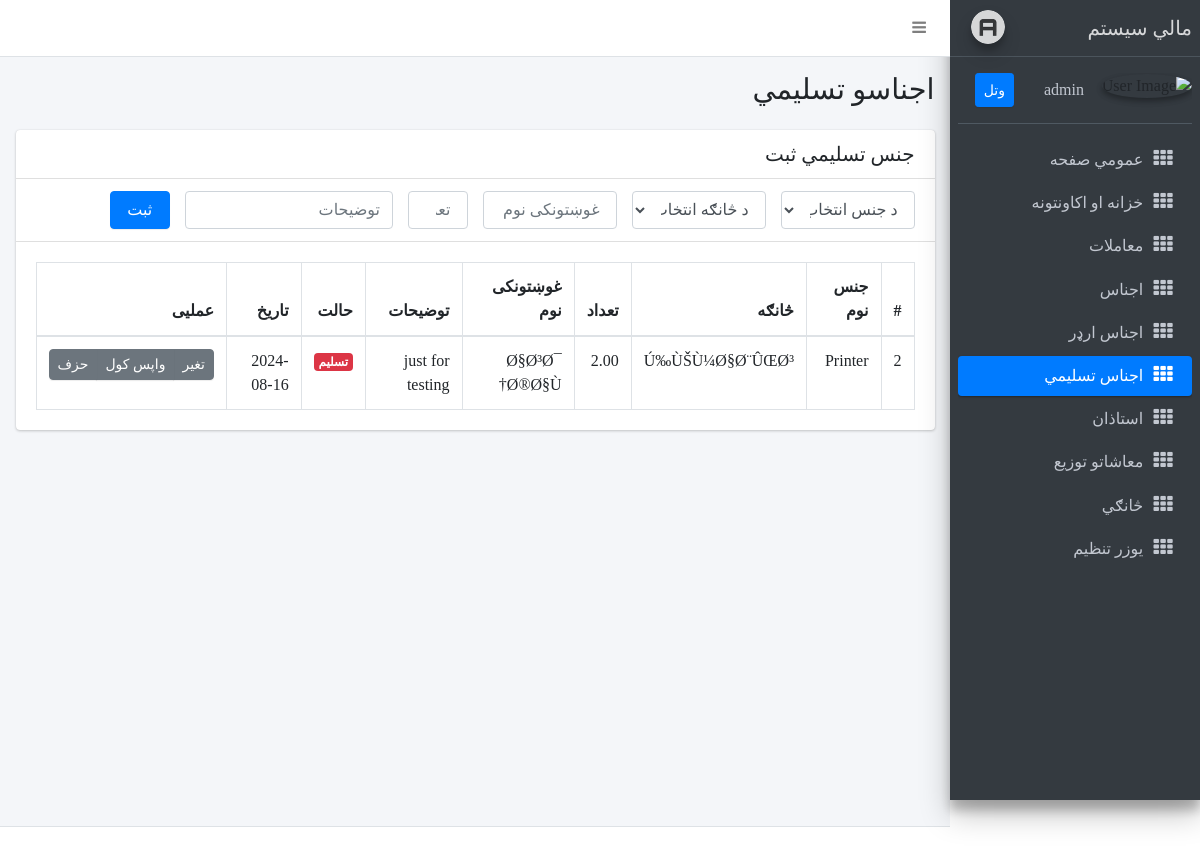
The page /item_dedication.php (signed in) on the database its author committed.
### tables this page shows
CREATE TABLE `dedicated_items` (
  `id` bigint(20) UNSIGNED NOT NULL,
  `item_id` bigint(20) UNSIGNED NOT NULL,
  `department_id` bigint(20) UNSIGNED NOT NULL,
  `consumer` varchar(255) DEFAULT NULL,
  `quantity` decimal(20,2) NOT NULL DEFAULT 0.00,
  `remarks` varchar(1000) DEFAULT NULL,
  `is_returned` tinyint(1) NOT NULL DEFAULT 0,
  `created_at` timestamp NULL DEFAULT current_timestamp()
);

CREATE TABLE `items` (
  `id` bigint(20) UNSIGNED NOT NULL,
  `name` varchar(255) NOT NULL,
  `code` varchar(255) DEFAULT NULL,
  `type` varchar(255) DEFAULT NULL,
  `quantity` decimal(20,2) NOT NULL DEFAULT 0.00,
  `price` decimal(20,2) NOT NULL DEFAULT 0.00,
  `remarks` varchar(255) DEFAULT NULL
);

CREATE TABLE `departments` (
  `id` bigint(20) UNSIGNED NOT NULL,
  `name` varchar(255) NOT NULL,
  `faculty_name` varchar(255) NOT NULL
);

### item_dedication.php (the view, shortened to what this page needs)
<?php
require './utils/db.php';
include('./partials/header.php');
include('./partials/navbar.php');
include('./partials/sidebar.php');
try {
    $dedicated_items = $conn->prepare("SELECT dedicated_items.*, items.name as item, items.type as item_type, departments.name as department  FROM dedicated_items INNER JOIN departments ON dedicated_items.department_id = departments.id  INNER JOIN items ON dedicated_items.item_id = items.id");
    $dedicated_items->execute();
    $dedicated_items = $dedicated_items->fetchAll(PDO::FETCH_ASSOC);
} catch (PDOException $e) {
    echo "Error: " . $e->getMessage();
}
?>
<div class="content-wrapper" style="min-height: 768.666px;">
    <section class="content-header">
        <div class="container-fluid">
            <div class="row mb-2">
                <div class="col-sm-6">
                    <h1> اجناسو تسلیمي </h1>
                </div>
            </div>
        </div>
    </section>
    <section class="content">
        <div class="container-fluid">
            <div class="row">
                <div class="col-md-12">
                    <div class="card">
                        <div class="card-header">
                            <h3 class="card-title">جنس تسلیمي ثبت</h3>
                        </div>
                        <div class="card-header">
                            <form class="row" id="form" action="actions/create_item_dedication.php" method="post">
                                <div class="col-2">
                                    <select type="text" id="item" name="item" required class="form-control" placeholder="جنس نوم *">
                                        <option>د جنس انتخاب</option>
                                    </select>
                                </div>
                                <div class="col-2">
                                    <select required type="text" id="department" name="department" required class="form-control" placeholder="څانګه انتخاب *">
                                        <option>د څانګه انتخاب</option>
                                    </select>
                                </div>
                                <div class="col-2">
                                    <input type="text" id="consumer" name="consumer" required class="form-control" placeholder=" غوښتونکی نوم ">
                                </div>
                                <div class="col-1">
                                    <input type="number" step="0.000001" id="quantity" name="quantity" required class="form-control" placeholder=" تعداد ">
                                </div>
                                <div class="col-3">
                                    <input type="text" id="remarks" name="remarks" required class="form-control" placeholder="توضیحات  ">
                                </div>
                                <div class="col-1">
                                    <button type="submit" id="submit" class="btn btn-primary btn-block">ثبت</button>
                                </div>
                            </form>
                        </div>
                        <div class="card-body">
                            <table class="table table-bordered">
                                <thead>
                                    <tr>
                                        <th>#</th>
                                        <th>جنس نوم</th>
                                        <th>څانګه</th>
                                        <th> تعداد</th>
                                        <th>غوښتونکی نوم</th>
                                        <th>توضیحات</th>
                                        <th>حالت</th>
                                        <th>تاریخ</th>
                                        <th>عمليی</th>
                                    </tr>
                                </thead>
                                <tbody>
                                    <?php foreach ($dedicated_items as $item) : ?>
                                        <?php
                                        $jsonItem = json_encode($item, JSON_HEX_TAG | JSON_HEX_APOS | JSON_HEX_QUOT | JSON_HEX_AMP);
                                        ?>
                                        <tr>
                                            <td><?php echo htmlspecialchars($item['id']); ?></td>
                                            <td><?php echo htmlspecialchars($item['item']); ?></td>
                                            <td><?php echo htmlspecialchars($item['department']); ?></td>
                                            <td><?php echo htmlspecialchars($item['quantity']); ?></td>
                                            <td><?php echo htmlspecialchars($item['consumer']); ?></td>
                                            <td><?php echo htmlspecialchars($item['remarks']); ?></td>
                                            <td>
                                                <?php if ($item['is_returned']) { ?>
                                                    <span class="badge badge-danger"> واپس سوی</span>
                                                <?php } else { ?>
                                                    <span class="badge badge-danger"> تسلیم</span>
                                                <?php } ?>
                                            </td>
                                            <td><?php echo htmlspecialchars(substr($item['created_at'], 0, 10)); ?></td>
                                            <td>
                                                <div class="btn-group">
                                                    <button class="btn btn-sm btn-secondary edit_item" data-id="<?php echo htmlspecialchars($jsonItem, ENT_QUOTES, 'UTF-8'); ?>"> تغیر </button>
                                                    <?php if (!$item['is_returned']) { ?>
                                                        <a button class="btn btn-sm btn-secondary" href="actions/return_dedicate_item.php?id=<?php echo $item['id'] ?>" onclick="return confirm('ایا تاسي مطمین یاست?');">واپس کول</a>
                                                    <?php }  ?>
                                                    <a button class="btn btn-sm btn-secondary" href="actions/delete_dedicated_item.php?id=<?php echo $item['id'] ?>" onclick="return confirm('ایا تاسي مطمین یاست?');">حزف</a>
                                                </div>
                                            </td>
                                        </tr>
                                    <?php endforeach; ?>
                                </tbody>
                            </table>
                        </div>
                    </div>
                </div>
            </div>
        </div>
    </section>
</div>
<?php include('./partials/footer.php') ?>

### partials/header.php (style rules this page uses)
select option { font-size: larger; }

### rows shown on the page
dedicated_items: id "2", item.name "Printer", department.name "Ú‰ÙŠÙ¼Ø§Ø¨ÛŒØ³", quantity "2.00", consumer "Ø§Ø³Ø¯ Ø®Ø§Ù†", remarks "just for testing", is_returned "تسلیم", created_at "2024-08-16"

### other values the page prints
$_SESSION['username'] "admin"
